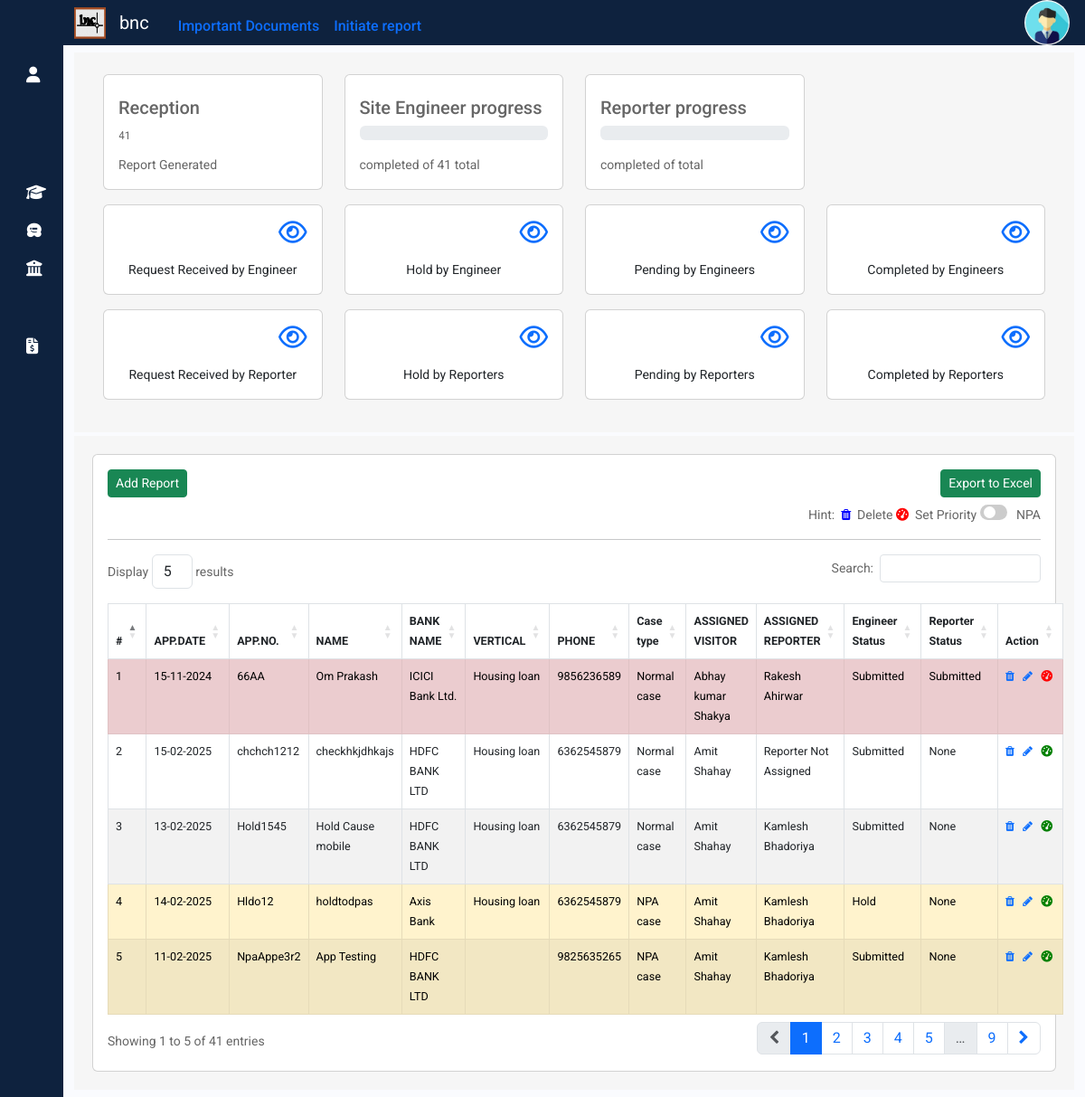
The app's page /reception/receptionhome/ (signed in), older data.
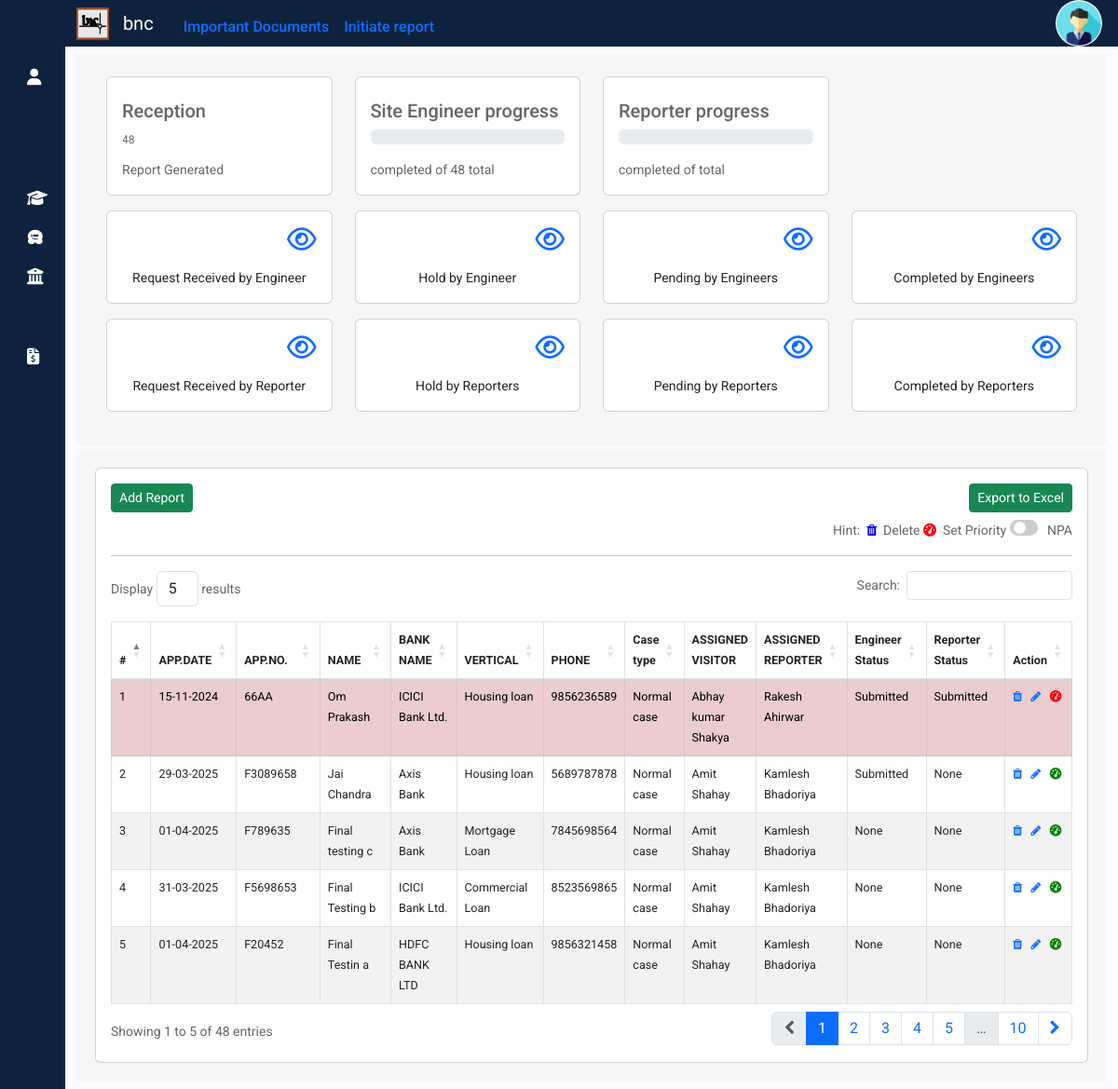
The same page, newer data.
### reception/models.py (models this page shows, shortened)
class ReceptionReport(models.Model):
    applicationdate = models.DateTimeField(null=True)
    applicationnumber = models.CharField(max_length=20,null=True)
    name = models.CharField(max_length=30,null=True)
    bankname = models.CharField(max_length=50,null=True)
    bankid = models.IntegerField(null=True)
    bankvertical = models.CharField(max_length=50,null=True)
    add1 = models.CharField(max_length=100, null=True, default="Gwalior")
    add2 = models.CharField(max_length=100, null=True)
    city = models.CharField(max_length=30, null=True)
    region = models.CharField(max_length=30,null=True)
    zip = models.CharField(max_length=6,null=True)
    country = models.CharField(max_length=20,null=True)
    phonenumber = models.CharField(max_length=10,null=True)
    visitingperson = models.IntegerField(null=True)
    reportperson = models.IntegerField(null=True)
    visitingpersonname = models.CharField(max_length=50,null=True)
    reportpersonname = models.CharField(max_length=50,null=True)
    engineer = models.CharField(max_length=10, null=True)
    reporter = models.CharField(max_length=10, null=True)
    priority = models.BooleanField(default=False)
    npa = models.BooleanField(default=False)
    partcase = models.BooleanField(default=False)
    engineerholdcause = models.TextField(blank=True, null=True)
    reporterholdcause = models.TextField(null=True, blank=True)
    engid=models.IntegerField(null=True, blank=True)
    repid=models.IntegerField(null=True, blank=True)
    archieved = models.BooleanField(default=False)
    datecreated = models.DateTimeField(auto_now_add=True)
    updated_at = models.DateTimeField(auto_now=True)

### reception/views.py (the view)
# urls.py: path('receptionhome/',views.receptionhome,name='receptionhome'),
@login_required(login_url='login')
def receptionhome(request):
    allreports = ReceptionReport.objects.all()
    banks= Banks.objects.all().values('id','name','branch','city')
    context = {
        'api_base_url': settings.API_BASE_URL,
    }
    recpreport=ReceptionReport.objects.all().order_by('-priority','-updated_at')
    totrep=ReceptionReport.objects.all().count()
    user_details = UserDetails.objects.filter(user_email=request.user.email).first()
    if not user_details:
        return HttpResponse('User data does not exist')
    if user_details.role == 'Admin' or user_details.role == 'Reception':
        impdocs= Impdoc.objects.all()
        return render(request,"reception/receptionhome.html",{'recpreports':recpreport,'totrep':totrep,'context':context,'allreports':allreports,'impdocs':impdocs,'banks':banks})
    elif user_details.role == 'Engineer':
        return redirect('/engineer/engineerhome/')
    elif user_details.role == 'Reporter':
        return redirect('/reporter/reporterhome/')

### templates/reception/receptionhome.html (shortened to what the changed rows need)
{% extends "sidebar.html" %}
{% load static %}
{% block content %}
<div class="container-fluid my-2" >
  <div class="container my-1" style="display: block; background: #f6f6f6; padding: 20px 20px 20px;">
  <div class="container my-1">
    <div class="row my-1">
         <div class="col-md-3">
          <div class="card p-3 mb-2 " >
              <div class="mt-2">
                  <div class="mt-2">
                      <div class="progress" style="background-color: white;">
                        <span class="text-center" id="totrecrep" class="circle">{{totrep}}</span>
                      </div>
                  </div>
              </div>
          </div>
      </div>
          <div class="col-md-3">
            <div class="card p-3 mb-2 ">
                <div class="mt-2">
                    <div class="mt-2">
                        <div class="mt-3">  <span class="text2">completed of {{totrep}} total</span>
                        </div>
                    </div>
                </div>
            </div>
        </div>
  </div>
  </div>
  </div>
  <div class="container" style="display:block; background-color:#f6f6f6; padding:20px 20px 20px;">
    <div class="row">
      <div class="col-md-12">
        <div class="card">
          <div class="card-body">
            <a class="btn btn-success btn-sm float-end" href="/api/receptiongenreportexport">Export to Excel</a>
            <a class="btn btn-success btn-sm" href="/reception/reception">Add Report</a>
            <div class="d-flex justify-content-end my-2">
              Hint: &nbsp;
              <i class="fa fa-trash" aria-hidden="true" style="align-self: center;color: blue;"></i>&nbsp;&nbsp;Delete&nbsp;
              <i class="fa-solid fa-gauge-high"style="align-self: center; color:red" ></i> &nbsp;&nbsp;Set Priority&nbsp;
              <label class="switch">
                <span class="slider round"></span>  </label>  &nbsp;&nbsp; NPA
              </div>
            <hr>
            <table id="receptiontable" class="table table-hover table-striped table-bordered" style="font-size: 90%;">
              <thead>
                <tr>
                  <th scope="col">#</th>
                  <th scope="col">APP.DATE</th>
                  <th scope="col">APP.NO.</th>
                  <th scope="col">NAME</th>
                  <th scope="col">BANK NAME</th>
                  <th scope="col">VERTICAL</th>
                  <th scope="col">PHONE</th>
                  <th scope="col">Case type</th>
                  <th scope="col">ASSIGNED VISITOR</th>
                  <th scope="col">ASSIGNED REPORTER</th>
                  <th scope="col">Engineer Status</th>
                  <th scope="col">Reporter Status</th>
                  <th scope="col">Action <br>
                   </th>
                </tr>
              </thead>
              <tbody>
                {% for recrep in recpreports %}
                  <tr id="row-{{recrep.id}}" {% if recrep.priority%}  class="table-danger"{% elif recrep.npa%} class="table-warning" {% elif recrep.partcase%} class="table-success" {%else%} class=""{% endif %}>
                  <td scope="row">{{forloop.counter}}</td>
                  <td >{{recrep.applicationdate|date:"d-m-Y"}}</td>
                  <td >{{recrep.applicationnumber}}</td>
                  <td >{{recrep.name}}</td>
                  <td >{{recrep.bankname}}</td>
                  <td >{{recrep.bankvertical}}</td>
                  <td >{{recrep.phonenumber}}</td>
                  {% if recrep.npa %}
                  <td >NPA case</td>
                  {% elif recrep.partcase %}
                  <td >Part case</td>
                  {% else %}
                  <td>Normal case</td>
                  {% endif %}
                  <td >{{recrep.visitingpersonname}}</td>
                  <td >{{recrep.reportpersonname}}</td>
                  <td >{{recrep.engineer}}</td>
                  <td >{{recrep.reporter}}</td>
                  <td><a class="recdelete" data-url="{% url 'deletereceptionreport' recrep.id %}" href="/reception/deletereceptionreport/{{recrep.id}}" title="Delete">
                    <i class="fa fa-trash" aria-hidden="true"></i></a>&nbsp;&nbsp;
                    <a href="/reception/updatereceptionreport/{{recrep.id}}" class="recedit" title="Edit" id="recedit" >
                      <i class="fa fa-pencil" aria-hidden="true"></i></a>&nbsp;&nbsp;
                    <a class="priorit" data-url="{% url 'recepreportpriority' recrep.id %}" href="#"  {% if recrep.priority%}  style="color: red;" {%else%} style="color: green;"{% endif %} title="Set High Priority">
                      <i class="fa-solid fa-gauge-high" ></i></a>
                  </td>
                  </tr>
                {% endfor %}
              </tbody>
            </table>
          </div>
        </div>
      </div>
    </div>
  </div>
</div>
{% endblock %}

Row changes from the older to the newer data that the page shows:
no longer on this page (row unchanged): ReceptionReport: applicationdate "15-02-2025", applicationnumber "chchch1212", name "checkhkjdhkajs", bankname "HDFC BANK LTD", bankvertical "Housing loan", phonenumber "6362545879", npa "Normal case", visitingpersonname "Amit Shahay", reportpersonname "Reporter Not Assigned", engineer "Submitted", reporter "None"
no longer on this page (row unchanged): ReceptionReport: applicationdate "13-02-2025", applicationnumber "Hold1545", name "Hold Cause mobile", bankname "HDFC BANK LTD", bankvertical "Housing loan", phonenumber "6362545879", npa "Normal case", visitingpersonname "Amit Shahay", reportpersonname "Kamlesh Bhadoriya", engineer "Submitted", reporter "None"
no longer on this page (row edited): ReceptionReport: applicationdate "14-02-2025", applicationnumber "Hldo12", name "holdtodpas", bankname "Axis Bank", bankvertical "Housing loan", phonenumber "6362545879", npa "NPA case", visitingpersonname "Amit Shahay", reportpersonname "Kamlesh Bhadoriya", engineer "Hold", reporter "None"
no longer on this page (row unchanged): ReceptionReport: applicationdate "11-02-2025", applicationnumber "NpaAppe3r2", name "App Testing", bankname "HDFC BANK LTD", phonenumber "9825635265", npa "NPA case", visitingpersonname "Amit Shahay", reportpersonname "Kamlesh Bhadoriya", engineer "Submitted", reporter "None"
added ReceptionReport: applicationdate "29-03-2025", applicationnumber "F3089658", name "Jai Chandra", bankname "Axis Bank", bankvertical "Housing loan", phonenumber "5689787878", npa "Normal case", visitingpersonname "Amit Shahay", reportpersonname "Kamlesh Bhadoriya", engineer "Submitted", reporter "None"
added ReceptionReport: applicationdate "01-04-2025", applicationnumber "F789635", name "Final testing c", bankname "Axis Bank", bankvertical "Mortgage Loan", phonenumber "7845698564", npa "Normal case", visitingpersonname "Amit Shahay", reportpersonname "Kamlesh Bhadoriya", engineer "None", reporter "None"
added ReceptionReport: applicationdate "31-03-2025", applicationnumber "F5698653", name "Final Testing b", bankname "ICICI Bank Ltd.", bankvertical "Commercial Loan", phonenumber "8523569865", npa "Normal case", visitingpersonname "Amit Shahay", reportpersonname "Kamlesh Bhadoriya", engineer "None", reporter "None"
added ReceptionReport: applicationdate "01-04-2025", applicationnumber "F20452", name "Final Testin a", bankname "HDFC BANK LTD", bankvertical "Housing loan", phonenumber "9856321458", npa "Normal case", visitingpersonname "Amit Shahay", reportpersonname "Kamlesh Bhadoriya", engineer "None", reporter "None"
Text that changed along with them:
{{ totrep }}: "41" → "48"
text written by a page script: "Display results Search: Showing 1 to 5 of 41 entries 1 2 3 4 5 … 9" → "Display results Search: Showing 1 to 5 of 48 entries 1 2 3 4 5 … 10"
